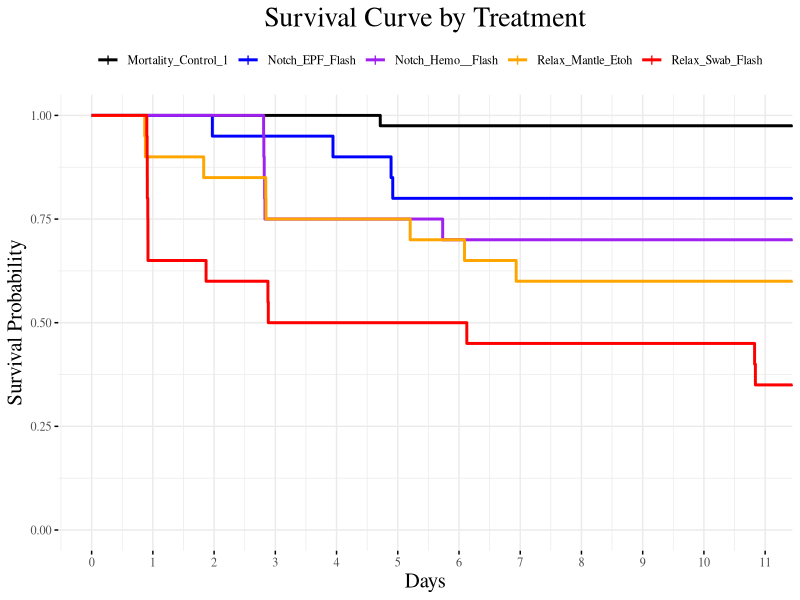
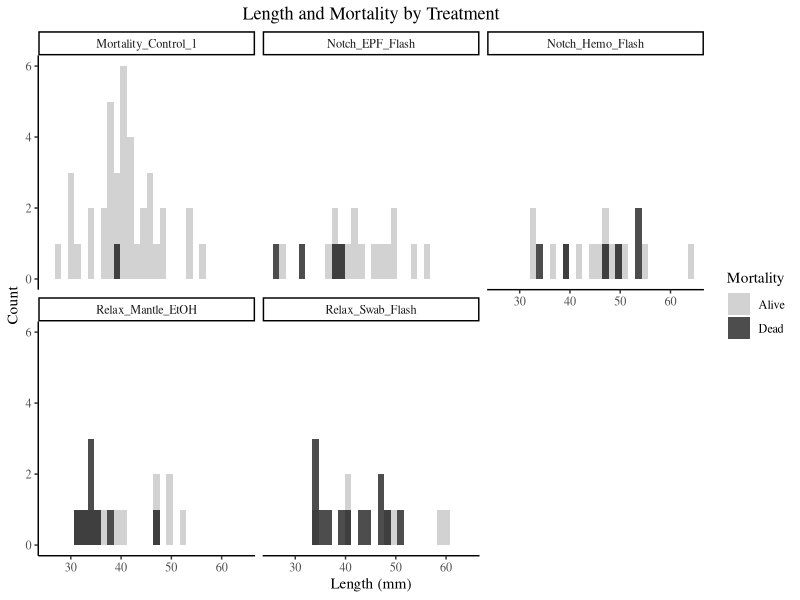
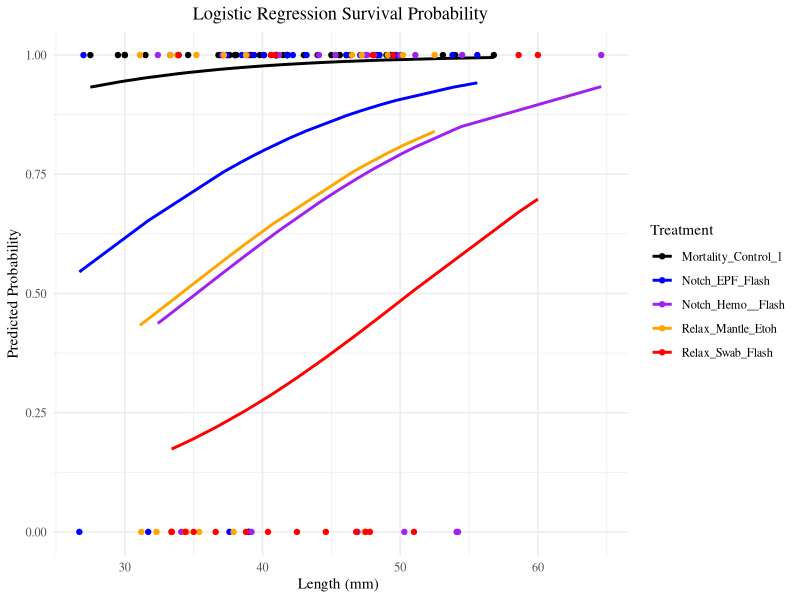
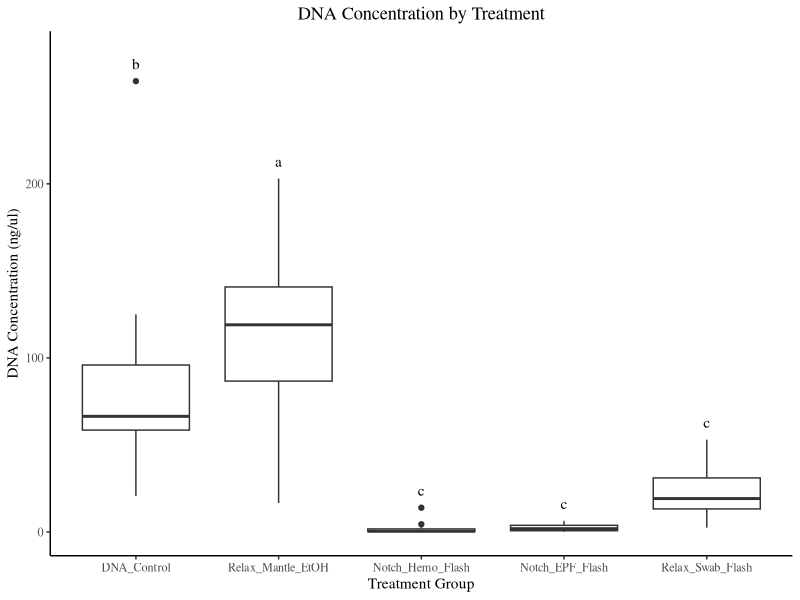
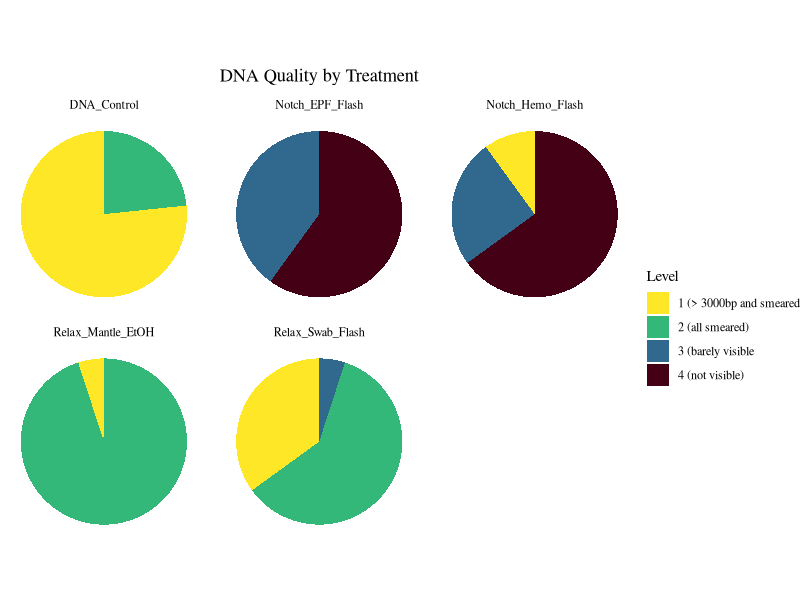
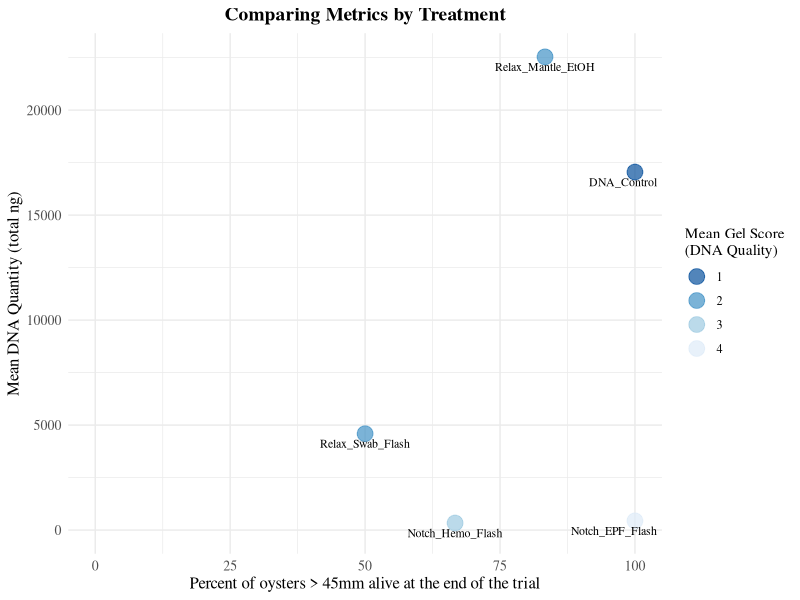
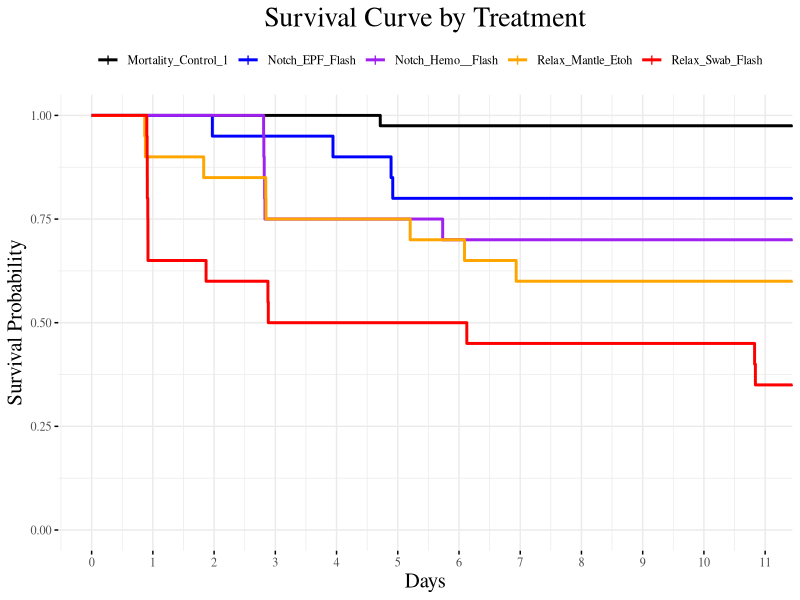
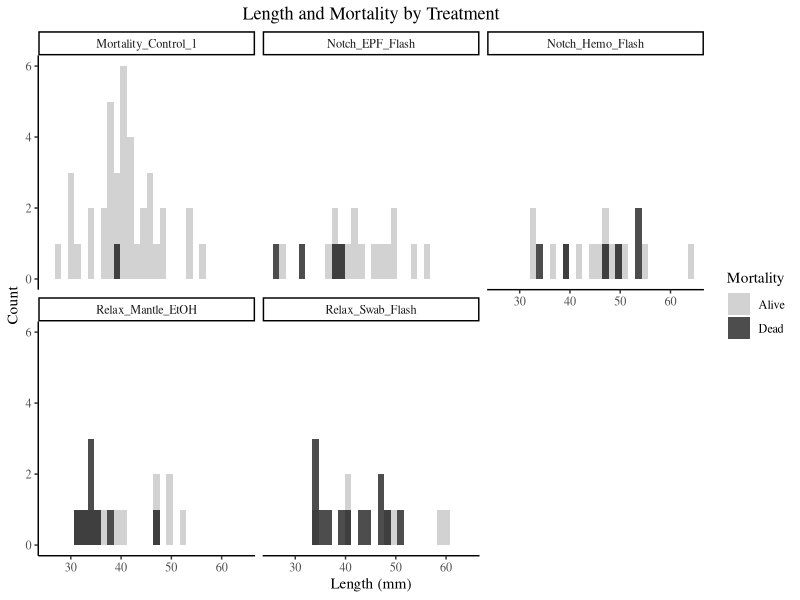

The R script that drew these images, in order:
## ---- chunk 1
knitr::opts_chunk$set(echo = TRUE)
## ---- chunk 2

mortality_data = read.csv("mortality_data.csv")
dna_data = read.csv("dna_data.csv")
gel_pivot = read.csv("gel_scores.csv", header = TRUE, skip = 1)

library(survival)
library(ggridges)
library(tidyverse)
library(multcompView)
library(reshape2)
library(survminer)
library(tidyverse)
## ---- chunk 3
mortality_data$Dead <- ifelse(mortality_data$Lifespan_days > 0, "Dead", "Alive")
mortality_data$Dead[is.na(mortality_data$Dead)] = "Alive"

mortality_data$Dead_bin <- ifelse(mortality_data$Dead == "Dead", 0 , 1)
## ---- chunk 4
alive_oysters = mortality_data[mortality_data$Dead == "Alive", ]
dead_oysters = mortality_data[mortality_data$Dead == "Dead", ]
## ---- chunk 5
### pivot table of deaths 
deadResultsTable <- aggregate(dead_oysters$Lifespan_days ~ dead_oysters$Overall_Trt, FUN = length)
colnames(deadResultsTable)<- c("Overall_Trt", "Dead")

### pivot table of deaths with no preservation 
deadResultsNoPresTable <- aggregate(dead_oysters$Lifespan_days ~ dead_oysters$Exterior_Trt
                                + dead_oysters$Tissue_Trt, FUN = length)
colnames(deadResultsNoPresTable)<- c("Exterior_Trt", "Tissue_Trt", "Dead")


### pivot table of treatment counts 
treatmentCount <- aggregate(mortality_data$Dead ~ mortality_data$Overall_Trt, FUN = length)

colnames(treatmentCount)<- c( "Overall_Trt", "Count")

percentSurvival <- (1 - deadResultsTable$Dead/ treatmentCount$Count) * 100
percentSurvival <- data.frame(treatment = c("Mortality_Control", "Notch_EPF_Flash",  "Notch_EPF_FTA", "Notch_Hemo_Flash", "Notch_Hemo_FTA", "Relax_Mantle_Etoh", "Relax_Swab_Flash"),  survival = percentSurvival)

## ---- chunk 6
mortality_data_nofta <- mortality_data[!mortality_data$Preserv_Trt == "FTAClassic", ]
## ---- chunk 7
sizeTrt<- aov(Length ~ Overall_Trt, data = mortality_data)
summary(sizeTrt)

TukeyHSD(sizeTrt)
## ---- chunk 8
aggregate(Length ~ Overall_Trt,  data = mortality_data, FUN = mean)
aggregate(Length ~ Overall_Trt,  data = mortality_data_nofta, FUN = mean)
## ---- chunk 9
binom.test(39, 40, 29/30)
## ---- chunk 10

### setting all the alive oysters to a lifespan longer than the experiment
mortality_data_nofta$Lifespan_days[is.na(mortality_data_nofta$Lifespan_days)] = 11.5

mort_day_subset <- mortality_data_nofta[, c("Lifespan_days", "Dead_bin", "Overall_Trt")]
mort_day_subset$Dead_bin <- as.numeric(as.character(mort_day_subset$Dead_bin))

## flip dead and alive for the Surv function
mort_day_subset$Dead_bin <- ifelse(mort_day_subset$Dead_bin == 1, 0, 1)

km_fit <- survfit(Surv(Lifespan_days, Dead_bin) ~ Overall_Trt, data = mort_day_subset)

summary(km_fit, time = c(1,2,3,4,5,6,7,8,9,10,11))
  
surv_plot <- ggsurvplot(km_fit, data = mort_day_subset, xlim =c(0,10.9), xlab = "Days", ylab = "Survival Probability", ggtheme = theme_minimal(), title = "Survival Curve by Treatment", conf.int = FALSE, break.time.by = 1 ) 

surv_plot$plot <- surv_plot$plot + theme(text=element_text(family="serif"), plot.title = element_text(hjust= 0.5, size = 20), axis.title = element_text(size = 15)) + 
  scale_color_manual(
    labels = c("Mortality_Control_1", "Notch_EPF_Flash", "Notch_Hemo__Flash", "Relax_Mantle_Etoh", "Relax_Swab_Flash"), 
    values = c("black", "blue", "purple", "orange", "red")) +  labs(color = "")
print(surv_plot) 

ggsave("../manuscript_submission/Figure_2.pdf", surv_plot$plot, width=8, height=4, dpi=300 )
## ---- chunk 11
ggplot(data = mortality_data_nofta, aes(x = Length, fill = Dead)) + 
  geom_histogram(position = "identity", alpha = 0.7, bins = 30) +
  scale_fill_manual(values = c("Alive" = "grey", "Dead" = "black")) + 
  facet_wrap(~ Overall_Trt, labeller = as_labeller(c(
    "RelaxEpsom_Swab_FlashFreeze" = "Relax_Swab_Flash",
    "RelaxEpsom_Mantle_Etoh" = "Relax_Mantle_EtOH",
    "Notch_Hemolymph_FlashFreeze" = "Notch_Hemo_Flash",
    "Notch_EPF_FlashFreeze" = "Notch_EPF_Flash",
    "Control_Control_Control" = "Mortality_Control_1"
  ))) +
  labs(
    x = "Length (mm)", 
    y = "Count", 
    fill = "Mortality", 
    title = "Length and Mortality by Treatment"
  ) +
  theme_classic() +
  theme(
    plot.title = element_text(hjust = 0.5),
    text = element_text(family = "serif")
  )

ggsave("fig_3_histograms.png", dpi = 300, width = 6, height = 4)



ggsave("../manuscript_submission/Figure_3.pdf", dpi = 300, width = 6, height = 4)

## ---- chunk 12

mortality_data_nofta$Overall_Trt <- factor(mortality_data_nofta$Overall_Trt)
mortality_data_nofta$Overall_Trt <- factor(mortality_data_nofta$Overall_Trt)

mort_glm <-glm(Dead_bin ~  Length + Overall_Trt, data = mortality_data_nofta, family = binomial ( link = "logit"))

summary(mort_glm)

mortality_data_nofta$Overall_Trt <- relevel(mortality_data_nofta$Overall_Trt, ref = "Control_Control_Control")

mortality_data_nofta$predicted_prob <- predict(mort_glm, type = "response")

ggplot(mortality_data_nofta, aes(x = Length, y = predicted_prob, color = Overall_Trt)) + 
  labs(x = "Length of Oyster", y = "Predicted Survival Probability", color = "Treatment") +
  geom_line(size = 1) + geom_point(aes(y = Dead_bin)) + 
  theme_minimal() +
  scale_color_manual(labels = c("Mortality_Control_1", "Notch_EPF_Flash", "Notch_Hemo__Flash", "Relax_Mantle_Etoh", "Relax_Swab_Flash"), 
                     values = c( "black","blue","purple", "orange", "red")) + 
  ggtitle("Logistic Regression Survival Probability") +  
    theme(plot.title = element_text(hjust= 0.5)) +
    theme(text=element_text(family="serif")) + labs(x = "Length (mm) ", y = "Predicted Probability")
ggsave("fig_4_mortality.pdf", width = 10, height = 7)


ggsave("../manuscript_submission/Figure_4.pdf", width = 10, height = 7)


#subset(mortality_data_nofta, Overall_Trt == "Notch_Hemolymph_FlashFreeze", select =c("Length", "predicted_prob"))

## ---- chunk 13
new_lengths <- seq(0, 100, by = 1)
treatments <- unique(mortality_data_nofta$Overall_Trt)

for(trt in treatments) {
    pred_data <- data.frame(Overall_Trt = trt, Length = new_lengths)
    pred_surv <- predict(mort_glm, newdata = pred_data, type = "response")
    
    # First length where surv probability > 0.90
    first_high_pred <- which(pred_surv > 0.90)[1]
    
    if (!is.na(first_high_pred)) {
        first_length <- new_lengths[first_high_pred]
        first_survival <- pred_surv[first_high_pred]
    
        print(paste(trt,":","First length with survival > 0.90:", first_length, ", Survival:", round(first_survival, 2)))
        } 
    else {
      print(paste(trt))
      print("No lengths with survival probability > 0.90")
    }}
## ---- chunk 14
dna_publish <- dna_data[dna_data$publish == "TRUE", ]

dna_publish$Overall_Trt <- factor(dna_publish$Overall_Trt, levels =  c("Control_Control_Control", "RelaxEpsom_Mantle_Etoh", "Notch_Hemolymph_FlashFreeze", "Notch_EPF_FlashFreeze", "RelaxEpsom_Swab_FlashFreeze"))

dna_publish$dna_conc_ng_total <- as.numeric(dna_publish$dna_conc_ng_total)
dna_publish$dna_conc_ng_ul <- as.numeric(dna_publish$dna_conc_ng_ul)

dna_aov <- aov(dna_conc_ng_ul ~ Overall_Trt, data = dna_publish)
summary(dna_aov)

(tukey_res <- TukeyHSD(dna_aov))

(dna_letters <- multcompLetters4(dna_aov, tukey_res))

letters_df <- data.frame(Overall_Trt = names(dna_letters$`Overall_Trt`$Letters), 
                         Short_name = c("Relax_Mantle_Etoh", "DNA_Control", "Relax_Swab_Flash", "Notch_EPF_Flash", "Notch_Hemo_Flash"), 
                         Letters = dna_letters$`Overall_Trt`$Letters)

letters_df <- letters_df[c(2,1,5,4,3), ]

## ---- chunk 15

max_ng_ul_values <- aggregate(dna_conc_ng_ul~Overall_Trt, FUN = max, data = dna_publish)$'dna_conc_ng_ul'

ggplot(dna_publish, aes(x=Overall_Trt, y=dna_conc_ng_ul)) + 
  geom_boxplot() + 
  theme_classic() + 
  ylim(0, max(dna_publish$dna_conc_ng_ul) + 15) +
  ggtitle ("DNA Concentration by Treatment") + 
  theme(plot.title = element_text(hjust= 0.5)) +
  theme(text=element_text(family="serif")) +
  scale_x_discrete(labels = c("DNA_Control", "Relax_Mantle_EtOH", 
                              "Notch_Hemo_Flash", "Notch_EPF_Flash", 
                              "Relax_Swab_Flash")) + 
  labs(x = "Treatment Group", y = "DNA Concentration (ng/ul)") + 
  theme(text=element_text(family="serif")) + 
  geom_text(data = letters_df, aes(x = Overall_Trt, y = max_ng_ul_values + 10,  label = Letters), family = "serif")

ggsave("fig5_dna_conc_ng_ul_boxplot.png", dpi = 300, width = 6, height = 4)

ggsave("../manuscript_submission/Figure_5.pdf", dpi = 300, width = 6, height = 4)


##means for each group in ng_ul 
dna_data$dna_conc_ng_ul <- as.numeric(dna_data$dna_conc_ng_ul)
aggregate(dna_conc_ng_ul~Overall_Trt, FUN = mean, data = dna_data)


dna_publish$dna_conc_ng_ul <- as.numeric(dna_publish$dna_conc_ng_ul)
aggregate(dna_conc_ng_ul~Overall_Trt, FUN = mean, data = dna_publish)

## ---- chunk 16
# turning NAs into 0s
gel_pivot[is.na(gel_pivot)] <- 0

gel_nototals <- gel_pivot[-6, -6]

#do a fisher test instead of chi sq because some of the expected counts are less than 5
fisher.test(gel_nototals[, -1], simulate.p.value = TRUE, B = 100000)

## ---- chunk 17

gel_pivot$Overall_Trt[gel_pivot$Overall_Trt == "Control_Control_Control"] <- "DNA_Control"
gel_pivot$Overall_Trt[gel_pivot$Overall_Trt == "RelaxEpsom_Mantle_Etoh"] <- "Relax_Mantle_EtOH"
gel_pivot$Overall_Trt[gel_pivot$Overall_Trt == "RelaxEpsom_Swab_FlashFreeze"] <- "Relax_Swab_Flash"
gel_pivot$Overall_Trt[gel_pivot$Overall_Trt == "Notch_EPF_FlashFreeze"] <- "Notch_EPF_Flash"
gel_pivot$Overall_Trt[gel_pivot$Overall_Trt == "Notch_Hemolymph_FlashFreeze"] <- "Notch_Hemo_Flash"

gel_pivot[is.na(gel_pivot)] <- 0

gel_nototals <- gel_pivot[-6, -6]

gel_percent <- data.frame(matrix(ncol = 5, nrow = nrow(gel_nototals)))

for (i in 1:nrow(gel_nototals)) {
    gel_percent[i, 1] <- gel_pivot[i, 1]  # treatment name
    gel_percent[i, 2] <- gel_pivot[i, 2] / gel_pivot[i, 6]
    gel_percent[i, 3] <- gel_pivot[i, 3] / gel_pivot[i, 6]
    gel_percent[i, 4] <- gel_pivot[i, 4] / gel_pivot[i, 6]
    gel_percent[i, 5] <- gel_pivot[i, 5] / gel_pivot[i, 6]
}

gel_percent_long <- melt(gel_percent)
colnames(gel_percent_long) <- c("Treatment", "Level", "Value")
gel_percent_long_no_totals<- subset(gel_percent_long, Treatment != "Grand Total")

ggplot(gel_percent_long_no_totals, aes(x="", y=Value, fill=Level)) + 
  geom_bar(stat="identity", width=1) + 
  coord_polar("y", start=0) + 
  facet_wrap(~Treatment) + 
  theme_void() + 
  scale_fill_manual(labels = c("1 (> 3000bp and smeared", "2 (all smeared)", "3 (barely visible", "4 (not visible)"), 
                    values = c( "#Fee727","#33B879", "#30688e" ,"#440115")) +
  ggtitle ("DNA Quality by Treatment") + 
  theme(plot.title = element_text(hjust= 0.5, vjust = 0.75, margin = margin(t = 10, r = 10, b = 10, l = 10))) +
  theme(text=element_text(family="serif"))

ggsave("fig6_piecharts.png", dpi = 300, width = 6, height = 4)

ggsave("../manuscript_submission/Figure_6.pdf", dpi = 300, width = 7, height = 4)

## ---- chunk 18
library(ggrepel)

dna_data_clean <- dna_publish %>%
  filter(Overall_Trt != "#N/A" & !is.na(Overall_Trt)) %>%
  mutate(dna_conc_ng_total = as.numeric(dna_conc_ng_total),
         gel_score_numeric = as.numeric(str_extract(gel_score, "^\\d+")))

mortality_data_clean <- mortality_data_nofta %>%
  filter(Overall_Trt != "#N/A" & !is.na(Overall_Trt) & Length > 45) %>%
  mutate(lifespan = as.numeric(Lifespan_days))

mortality_summary <- mortality_data_clean %>%
  group_by(Overall_Trt) %>%
  summarise(
    total_n = n(),
    alive_at_end = sum(lifespan >= 11.5, na.rm = TRUE),
    percent_alive = (alive_at_end / total_n) * 100,
    se_percent = sqrt((percent_alive/100) * (1 - percent_alive/100) / total_n) * 100
  )

dna_summary <- dna_data_clean %>%
  group_by(Overall_Trt) %>%
  summarise(mean_dna_conc = mean(dna_conc_ng_total, na.rm = TRUE),
            se_dna_conc = sd(dna_conc_ng_total, na.rm = TRUE) / sqrt(n()),
            mean_gel_score = mean(gel_score_numeric, na.rm = TRUE),
            se_gel_score = sd(gel_score_numeric, na.rm = TRUE) / sqrt(n()))

combined_data <- left_join(mortality_summary, dna_summary, by = "Overall_Trt") %>%
  filter(!is.na(percent_alive) & !is.na(mean_dna_conc) & !is.na(mean_gel_score))

combined_data$Overall_Trt <- as.character(combined_data$Overall_Trt)

combined_data$Overall_Trt[combined_data$Overall_Trt == "Control_Control_Control"] <- "DNA_Control"
combined_data$Overall_Trt[combined_data$Overall_Trt == "RelaxEpsom_Mantle_Etoh"] <- "Relax_Mantle_EtOH"
combined_data$Overall_Trt[combined_data$Overall_Trt == "RelaxEpsom_Swab_FlashFreeze"] <- "Relax_Swab_Flash"
combined_data$Overall_Trt[combined_data$Overall_Trt == "Notch_EPF_FlashFreeze"] <- "Notch_EPF_Flash"
combined_data$Overall_Trt[combined_data$Overall_Trt == "Notch_Hemolymph_FlashFreeze"] <- "Notch_Hemo_Flash"

ggplot(combined_data, aes(x = percent_alive, y = mean_dna_conc, 
                                          color = factor(round(mean_gel_score)))) +
  geom_point(size = 5, alpha = 0.7) +  
  geom_text_repel(aes(label = Overall_Trt), vjust = 2, hjust = 0.5, size = 3, 
            family = "serif", color = "black") +
  scale_y_continuous(limits = c(0, NA)) +
  scale_x_continuous(limits = c(0, 100)) +
  scale_color_manual(name = "Mean Gel Score\n(DNA Quality)",
                     values = c("1" = "#08519c", "2" = "#4292c6", 
                               "3" = "#9ecae1", "4" = "#deebf7"),
                     breaks = c("1", "2", "3", "4")) +
  labs(x = "Percent of oysters > 45mm alive at the end of the trial", 
       y = "Mean DNA Quantity (total ng)",
       title = "Comparing Metrics by Treatment") +
  theme_minimal() +
  theme(plot.title = element_text(face = "bold", size = 14, hjust = 0.5),
        legend.position = "right", 
        text = element_text(family = "serif"),
        axis.title = element_text(size = 12),
        axis.text = element_text(size = 10))


ggsave("fig7_scatter.png", dpi = 300, width = 7, height = 4)

ggsave("../manuscript_submission/Figure_7.pdf", dpi = 300, width = 7, height = 4)
